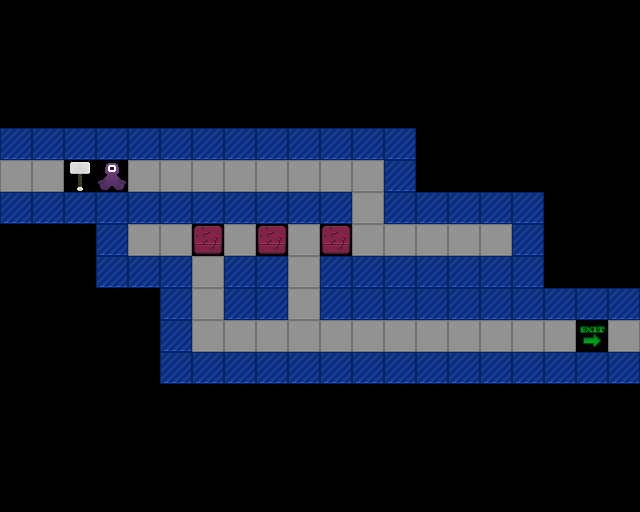

Tiled map render using the project's own tile images. Description and the whole map definition, tile-layer contents included, below:
An orthogonal 20x16 tile map with 32x32 px tiles, 1 tile layer (Tile Layer 1).

<map version="1.5" tiledversion="1.7.0" orientation="orthogonal" renderorder="right-down" width="20" height="16" tilewidth="32" tileheight="32" infinite="0" nextlayerid="2" nextobjectid="1">
 <tileset firstgid="1" source="project-mjolnir.tsx" />
 <layer id="1" name="Tile Layer 1" width="20" height="16">
  <data encoding="csv">
0,0,0,0,0,0,0,0,0,0,0,0,0,0,0,0,0,0,0,0,
0,0,0,0,0,0,0,0,0,0,0,0,0,0,0,0,0,0,0,0,
0,0,0,0,0,0,0,0,0,0,0,0,0,0,0,0,0,0,0,0,
0,0,0,0,0,0,0,0,0,0,0,0,0,0,0,0,0,0,0,0,
4,4,4,4,4,4,4,4,4,4,4,4,4,0,0,0,0,0,0,0,
3,3,48,50,3,3,3,3,3,3,3,3,4,0,0,0,0,0,0,0,
4,4,4,4,4,4,4,4,4,4,4,3,4,4,4,4,4,0,0,0,
0,0,0,4,3,3,1,3,1,3,1,3,3,3,3,3,4,0,0,0,
0,0,0,4,4,4,3,4,4,3,4,4,4,4,4,4,4,0,0,0,
0,0,0,0,0,4,3,4,4,3,4,4,4,4,4,4,4,4,4,4,
0,0,0,0,0,4,3,3,3,3,3,3,3,3,3,3,3,3,18,3,
0,0,0,0,0,4,4,4,4,4,4,4,4,4,4,4,4,4,4,4,
0,0,0,0,0,0,0,0,0,0,0,0,0,0,0,0,0,0,0,0,
0,0,0,0,0,0,0,0,0,0,0,0,0,0,0,0,0,0,0,0,
0,0,0,0,0,0,0,0,0,0,0,0,0,0,0,0,0,0,0,0,
0,0,0,0,0,0,0,0,0,0,0,0,0,0,0,0,0,0,0,0
</data>
 </layer>
</map>